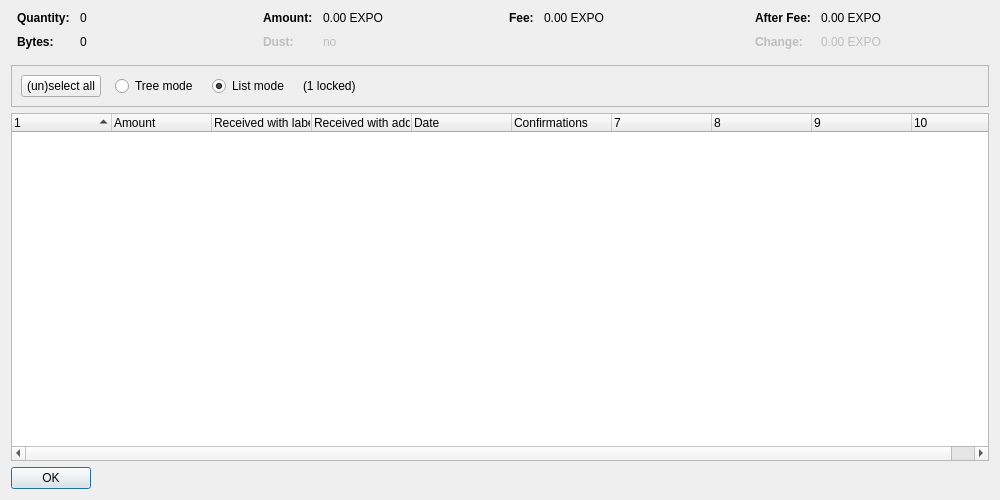
<?xml version="1.0" encoding="UTF-8"?>
<ui version="4.0">
 <class>CoinControlDialog</class>
 <widget class="QDialog" name="CoinControlDialog">
  <property name="geometry">
   <rect>
    <x>0</x>
    <y>0</y>
    <width>1000</width>
    <height>500</height>
   </rect>
  </property>
  <property name="windowTitle">
   <string>Coin Selection</string>
  </property>
  <layout class="QVBoxLayout" name="verticalLayout">
   <item>
    <layout class="QHBoxLayout" name="horizontalLayoutTop" stretch="0,0,0,0">
     <property name="topMargin">
      <number>0</number>
     </property>
     <property name="bottomMargin">
      <number>10</number>
     </property>
     <item>
      <layout class="QFormLayout" name="formLayoutCoinControl1">
       <property name="horizontalSpacing">
        <number>10</number>
       </property>
       <property name="verticalSpacing">
        <number>10</number>
       </property>
       <property name="leftMargin">
        <number>6</number>
       </property>
       <property name="rightMargin">
        <number>6</number>
       </property>
       <item row="0" column="0">
        <widget class="QLabel" name="labelCoinControlQuantityText">
         <property name="font">
          <font>
           <weight>75</weight>
           <bold>true</bold>
          </font>
         </property>
         <property name="text">
          <string>Quantity:</string>
         </property>
        </widget>
       </item>
       <item row="0" column="1">
        <widget class="QLabel" name="labelCoinControlQuantity">
         <property name="cursor">
          <cursorShape>IBeamCursor</cursorShape>
         </property>
         <property name="contextMenuPolicy">
          <enum>Qt::ActionsContextMenu</enum>
         </property>
         <property name="text">
          <string notr="true">0</string>
         </property>
         <property name="textInteractionFlags">
          <set>Qt::LinksAccessibleByMouse|Qt::TextSelectableByKeyboard|Qt::TextSelectableByMouse</set>
         </property>
        </widget>
       </item>
       <item row="1" column="0">
        <widget class="QLabel" name="labelCoinControlBytesText">
         <property name="font">
          <font>
           <weight>75</weight>
           <bold>true</bold>
          </font>
         </property>
         <property name="text">
          <string>Bytes:</string>
         </property>
        </widget>
       </item>
       <item row="1" column="1">
        <widget class="QLabel" name="labelCoinControlBytes">
         <property name="cursor">
          <cursorShape>IBeamCursor</cursorShape>
         </property>
         <property name="contextMenuPolicy">
          <enum>Qt::ActionsContextMenu</enum>
         </property>
         <property name="text">
          <string notr="true">0</string>
         </property>
         <property name="textInteractionFlags">
          <set>Qt::LinksAccessibleByMouse|Qt::TextSelectableByKeyboard|Qt::TextSelectableByMouse</set>
         </property>
        </widget>
       </item>
      </layout>
     </item>
     <item>
      <layout class="QFormLayout" name="formLayoutCoinControl2">
       <property name="horizontalSpacing">
        <number>10</number>
       </property>
       <property name="verticalSpacing">
        <number>10</number>
       </property>
       <property name="leftMargin">
        <number>6</number>
       </property>
       <property name="rightMargin">
        <number>6</number>
       </property>
       <item row="0" column="0">
        <widget class="QLabel" name="labelCoinControlAmountText">
         <property name="font">
          <font>
           <weight>75</weight>
           <bold>true</bold>
          </font>
         </property>
         <property name="text">
          <string>Amount:</string>
         </property>
        </widget>
       </item>
       <item row="0" column="1">
        <widget class="QLabel" name="labelCoinControlAmount">
         <property name="cursor">
          <cursorShape>IBeamCursor</cursorShape>
         </property>
         <property name="contextMenuPolicy">
          <enum>Qt::ActionsContextMenu</enum>
         </property>
         <property name="text">
          <string notr="true">0.00 EXPO</string>
         </property>
         <property name="textInteractionFlags">
          <set>Qt::LinksAccessibleByMouse|Qt::TextSelectableByKeyboard|Qt::TextSelectableByMouse</set>
         </property>
        </widget>
       </item>
       <item row="1" column="0">
        <widget class="QLabel" name="labelCoinControlLowOutputText">
         <property name="enabled">
          <bool>false</bool>
         </property>
         <property name="font">
          <font>
           <weight>75</weight>
           <bold>true</bold>
          </font>
         </property>
         <property name="text">
          <string>Dust:</string>
         </property>
        </widget>
       </item>
       <item row="1" column="1">
        <widget class="QLabel" name="labelCoinControlLowOutput">
         <property name="enabled">
          <bool>false</bool>
         </property>
         <property name="cursor">
          <cursorShape>IBeamCursor</cursorShape>
         </property>
         <property name="contextMenuPolicy">
          <enum>Qt::ActionsContextMenu</enum>
         </property>
         <property name="text">
          <string notr="true">no</string>
         </property>
         <property name="textInteractionFlags">
          <set>Qt::LinksAccessibleByMouse|Qt::TextSelectableByKeyboard|Qt::TextSelectableByMouse</set>
         </property>
        </widget>
       </item>
      </layout>
     </item>
     <item>
      <layout class="QFormLayout" name="formLayoutCoinControl3">
       <property name="horizontalSpacing">
        <number>10</number>
       </property>
       <property name="verticalSpacing">
        <number>10</number>
       </property>
       <property name="leftMargin">
        <number>6</number>
       </property>
       <property name="rightMargin">
        <number>6</number>
       </property>
       <item row="0" column="0">
        <widget class="QLabel" name="labelCoinControlFeeText">
         <property name="font">
          <font>
           <weight>75</weight>
           <bold>true</bold>
          </font>
         </property>
         <property name="text">
          <string>Fee:</string>
         </property>
        </widget>
       </item>
       <item row="0" column="1">
        <widget class="QLabel" name="labelCoinControlFee">
         <property name="cursor">
          <cursorShape>IBeamCursor</cursorShape>
         </property>
         <property name="contextMenuPolicy">
          <enum>Qt::ActionsContextMenu</enum>
         </property>
         <property name="text">
          <string notr="true">0.00 EXPO</string>
         </property>
         <property name="textInteractionFlags">
          <set>Qt::LinksAccessibleByMouse|Qt::TextSelectableByKeyboard|Qt::TextSelectableByMouse</set>
         </property>
        </widget>
       </item>
      </layout>
     </item>
     <item>
      <layout class="QFormLayout" name="formLayoutCoinControl4">
       <property name="horizontalSpacing">
        <number>10</number>
       </property>
       <property name="verticalSpacing">
        <number>10</number>
       </property>
       <property name="leftMargin">
        <number>6</number>
       </property>
       <property name="rightMargin">
        <number>6</number>
       </property>
       <item row="0" column="0">
        <widget class="QLabel" name="labelCoinControlAfterFeeText">
         <property name="font">
          <font>
           <weight>75</weight>
           <bold>true</bold>
          </font>
         </property>
         <property name="text">
          <string>After Fee:</string>
         </property>
        </widget>
       </item>
       <item row="0" column="1">
        <widget class="QLabel" name="labelCoinControlAfterFee">
         <property name="cursor">
          <cursorShape>IBeamCursor</cursorShape>
         </property>
         <property name="contextMenuPolicy">
          <enum>Qt::ActionsContextMenu</enum>
         </property>
         <property name="text">
          <string notr="true">0.00 EXPO</string>
         </property>
         <property name="textInteractionFlags">
          <set>Qt::LinksAccessibleByMouse|Qt::TextSelectableByKeyboard|Qt::TextSelectableByMouse</set>
         </property>
        </widget>
       </item>
       <item row="1" column="0">
        <widget class="QLabel" name="labelCoinControlChangeText">
         <property name="enabled">
          <bool>false</bool>
         </property>
         <property name="font">
          <font>
           <weight>75</weight>
           <bold>true</bold>
          </font>
         </property>
         <property name="text">
          <string>Change:</string>
         </property>
        </widget>
       </item>
       <item row="1" column="1">
        <widget class="QLabel" name="labelCoinControlChange">
         <property name="enabled">
          <bool>false</bool>
         </property>
         <property name="cursor">
          <cursorShape>IBeamCursor</cursorShape>
         </property>
         <property name="contextMenuPolicy">
          <enum>Qt::ActionsContextMenu</enum>
         </property>
         <property name="text">
          <string notr="true">0.00 EXPO</string>
         </property>
         <property name="textInteractionFlags">
          <set>Qt::LinksAccessibleByMouse|Qt::TextSelectableByKeyboard|Qt::TextSelectableByMouse</set>
         </property>
        </widget>
       </item>
      </layout>
     </item>
    </layout>
   </item>
   <item>
    <widget class="QFrame" name="frame">
     <property name="minimumSize">
      <size>
       <width>0</width>
       <height>40</height>
      </size>
     </property>
     <property name="frameShape">
      <enum>QFrame::StyledPanel</enum>
     </property>
     <property name="frameShadow">
      <enum>QFrame::Sunken</enum>
     </property>
     <layout class="QHBoxLayout" name="horizontalLayout">
      <item>
       <layout class="QHBoxLayout" name="horizontalLayoutPanel" stretch="0,0,0,0,0">
        <property name="spacing">
         <number>14</number>
        </property>
        <item>
         <widget class="QPushButton" name="pushButtonSelectAll">
          <property name="sizePolicy">
           <sizepolicy hsizetype="Maximum" vsizetype="Fixed">
            <horstretch>0</horstretch>
            <verstretch>0</verstretch>
           </sizepolicy>
          </property>
          <property name="text">
           <string>(un)select all</string>
          </property>
          <property name="autoDefault">
           <bool>false</bool>
          </property>
         </widget>
        </item>
        <item>
         <widget class="QRadioButton" name="radioTreeMode">
          <property name="sizePolicy">
           <sizepolicy hsizetype="Maximum" vsizetype="Fixed">
            <horstretch>0</horstretch>
            <verstretch>0</verstretch>
           </sizepolicy>
          </property>
          <property name="text">
           <string>Tree mode</string>
          </property>
         </widget>
        </item>
        <item>
         <widget class="QRadioButton" name="radioListMode">
          <property name="sizePolicy">
           <sizepolicy hsizetype="Maximum" vsizetype="Fixed">
            <horstretch>0</horstretch>
            <verstretch>0</verstretch>
           </sizepolicy>
          </property>
          <property name="text">
           <string>List mode</string>
          </property>
          <property name="checked">
           <bool>true</bool>
          </property>
         </widget>
        </item>
        <item>
         <widget class="QLabel" name="labelLocked">
          <property name="text">
           <string notr="true">(1 locked)</string>
          </property>
         </widget>
        </item>
        <item>
         <spacer name="horizontalSpacer">
          <property name="orientation">
           <enum>Qt::Horizontal</enum>
          </property>
          <property name="sizeHint" stdset="0">
           <size>
            <width>40</width>
            <height>20</height>
           </size>
          </property>
         </spacer>
        </item>
       </layout>
      </item>
     </layout>
    </widget>
   </item>
   <item>
    <widget class="CoinControlTreeWidget" name="treeWidget">
     <property name="contextMenuPolicy">
      <enum>Qt::CustomContextMenu</enum>
     </property>
     <property name="sortingEnabled">
      <bool>false</bool>
     </property>
     <property name="columnCount">
      <number>10</number>
     </property>
     <attribute name="headerShowSortIndicator" stdset="0">
      <bool>true</bool>
     </attribute>
     <attribute name="headerStretchLastSection">
      <bool>false</bool>
     </attribute>
     <column>
      <property name="text">
       <string/>
      </property>
     </column>
     <column>
      <property name="text">
       <string>Amount</string>
      </property>
     </column>
     <column>
      <property name="text">
       <string>Received with label</string>
      </property>
     </column>
     <column>
      <property name="text">
       <string>Received with address</string>
      </property>
     </column>
     <column>
      <property name="text">
       <string>Date</string>
      </property>
     </column>
     <column>
      <property name="text">
       <string>Confirmations</string>
      </property>
      <property name="toolTip">
       <string>Confirmed</string>
      </property>
     </column>
     <column>
      <property name="text">
       <string/>
      </property>
     </column>
     <column>
      <property name="text">
       <string/>
      </property>
     </column>
     <column>
      <property name="text">
       <string/>
      </property>
     </column>
     <column>
      <property name="text">
       <string/>
      </property>
     </column>
    </widget>
   </item>
   <item>
    <widget class="QDialogButtonBox" name="buttonBox">
     <property name="sizePolicy">
      <sizepolicy hsizetype="Maximum" vsizetype="Fixed">
       <horstretch>0</horstretch>
       <verstretch>0</verstretch>
      </sizepolicy>
     </property>
     <property name="orientation">
      <enum>Qt::Horizontal</enum>
     </property>
     <property name="standardButtons">
      <set>QDialogButtonBox::Ok</set>
     </property>
    </widget>
   </item>
  </layout>
 </widget>
 <customwidgets>
  <customwidget>
   <class>CoinControlTreeWidget</class>
   <extends>QTreeWidget</extends>
   <header>coincontroltreewidget.h</header>
  </customwidget>
 </customwidgets>
 <resources/>
 <connections/>
</ui>
